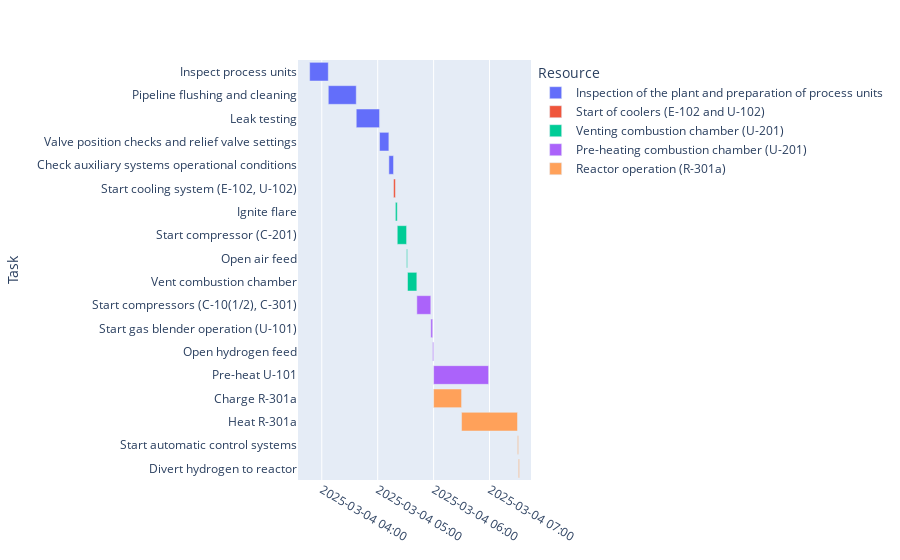

Here is the notebook cell this chart was saved with:
### Code cell
df_a = pd.DataFrame([
    # ----------------------- startup -----------------------
    dict(Task="Inspect process units", Start='2025-03-04 04:00', Finish='2025-03-04 04:20', Resource="Inspection of the plant and preparation of process units"),
    dict(Task="Pipeline flushing and cleaning", Start='2025-03-04 04:20', Finish='2025-03-04 04:50', Resource="Inspection of the plant and preparation of process units"),
    dict(Task="Leak testing", Start='2025-03-04 04:50', Finish='2025-03-04 05:15', Resource="Inspection of the plant and preparation of process units"),
    dict(Task="Valve position checks and relief valve settings", Start='2025-03-04 05:15', Finish='2025-03-04 05:25', Resource="Inspection of the plant and preparation of process units"),
    dict(Task="Check auxiliary systems operational conditions", Start='2025-03-04 05:25', Finish='2025-03-04 05:30', Resource="Inspection of the plant and preparation of process units"),

    dict(Task="Start cooling system (E-102, U-102)", Start='2025-03-04 05:30', Finish='2025-03-04 05:32', Resource="Start of coolers (E-102 and U-102)"),

    dict(Task="Ignite flare", Start='2025-03-04 05:32', Finish='2025-03-04 05:34', Resource="Venting combustion chamber (U-201)"),
    dict(Task="Start compressor (C-201)", Start='2025-03-04 05:34', Finish='2025-03-04 05:44', Resource="Venting combustion chamber (U-201)"),
    dict(Task="Open air feed", Start='2025-03-04 05:44', Finish='2025-03-04 05:45', Resource="Venting combustion chamber (U-201)"),
    dict(Task="Vent combustion chamber", Start='2025-03-04 05:45', Finish='2025-03-04 05:55', Resource="Venting combustion chamber (U-201)"),

    dict(Task="Start compressors (C-10(1/2), C-301)", Start='2025-03-04 05:55', Finish='2025-03-04 06:10', Resource="Pre-heating combustion chamber (U-201)"),
    dict(Task="Start gas blender operation (U-101)", Start='2025-03-04 06:10', Finish='2025-03-04 06:12', Resource="Pre-heating combustion chamber (U-201)"),
    dict(Task="Open hydrogen feed", Start='2025-03-04 06:12', Finish='2025-03-04 06:13', Resource="Pre-heating combustion chamber (U-201)"),
    dict(Task="Pre-heat U-101", Start='2025-03-04 06:13', Finish='2025-03-04 07:12', Resource="Pre-heating combustion chamber (U-201)"),

    dict(Task="Charge R-301a", Start='2025-03-04 06:13', Finish='2025-03-04 06:43', Resource="Reactor operation (R-301a)"),
    dict(Task="Heat R-301a", Start='2025-03-04 06:43', Finish='2025-03-04 07:43', Resource="Reactor operation (R-301a)"),
    dict(Task="Start automatic control systems", Start='2025-03-04 07:43', Finish='2025-03-04 07:44', Resource="Reactor operation (R-301a)"),
    dict(Task="Divert hydrogen to reactor", Start='2025-03-04 07:44', Finish='2025-03-04 07:45', Resource="Reactor operation (R-301a)"),
])  

df_a["Start"] = pd.to_datetime(df_a["Start"])
df_a["Finish"] = pd.to_datetime(df_a["Finish"])

# Shift times by 13 minutes earlier
df_a["Start"] = df_a["Start"] - pd.Timedelta(minutes=13)
df_a["Finish"] = df_a["Finish"] - pd.Timedelta(minutes=13)

fig = px.timeline(df_a, x_start="Start", x_end="Finish", y="Task", color="Resource")

fig.update_yaxes(autorange="reversed")

fig.update_xaxes(tickformat="%Y-%m-%d %H:%M")

### Figure 1 — Plotly figure (JSON) as saved in the notebook; plotly's stock layout.template omitted (floating-point values rounded to 4 significant figures)
{"data": [{"alignmentgroup": "True", "base": ["2025-03-04T03:47:00", "2025-03-04T04:07:00", "2025-03-04T04:37:00", "2025-03-04T05:02:00", "2025-03-04T05:12:00"], "hovertemplate": "Resource=Inspection of the plant and preparation of process units<br>Start=%{base}<br>Finish=%{x}<br>Task=%{y}<extra></extra>", "legendgroup": "Inspection of the plant and preparation of process units", "marker": {"color": "#636efa", "pattern": {"shape": ""}}, "name": "Inspection of the plant and preparation of process units", "offsetgroup": "Inspection of the plant and preparation of process units", "orientation": "h", "showlegend": true, "textposition": "auto", "type": "bar", "x": [1200000, 1800000, 1500000, 600000, 300000], "xaxis": "x", "y": ["Inspect process units", "Pipeline flushing and cleaning", "Leak testing", "Valve position checks and relief valve settings", "Check auxiliary systems operational conditions"], "yaxis": "y"}, {"alignmentgroup": "True", "base": ["2025-03-04T05:17:00"], "hovertemplate": "Resource=Start of coolers (E-102 and U-102)<br>Start=%{base}<br>Finish=%{x}<br>Task=%{y}<extra></extra>", "legendgroup": "Start of coolers (E-102 and U-102)", "marker": {"color": "#EF553B", "pattern": {"shape": ""}}, "name": "Start of coolers (E-102 and U-102)", "offsetgroup": "Start of coolers (E-102 and U-102)", "orientation": "h", "showlegend": true, "textposition": "auto", "type": "bar", "x": [120000], "xaxis": "x", "y": ["Start cooling system (E-102, U-102)"], "yaxis": "y"}, {"alignmentgroup": "True", "base": ["2025-03-04T05:19:00", "2025-03-04T05:21:00", "2025-03-04T05:31:00", "2025-03-04T05:32:00"], "hovertemplate": "Resource=Venting combustion chamber (U-201)<br>Start=%{base}<br>Finish=%{x}<br>Task=%{y}<extra></extra>", "legendgroup": "Venting combustion chamber (U-201)", "marker": {"color": "#00cc96", "pattern": {"shape": ""}}, "name": "Venting combustion chamber (U-201)", "offsetgroup": "Venting combustion chamber (U-201)", "orientation": "h", "showlegend": true, "textposition": "auto", "type": "bar", "x": [120000, 600000, 60000, 600000], "xaxis": "x", "y": ["Ignite flare", "Start compressor (C-201)", "Open air feed", "Vent combustion chamber"], "yaxis": "y"}, {"alignmentgroup": "True", "base": ["2025-03-04T05:42:00", "2025-03-04T05:57:00", "2025-03-04T05:59:00", "2025-03-04T06:00:00"], "hovertemplate": "Resource=Pre-heating combustion chamber (U-201)<br>Start=%{base}<br>Finish=%{x}<br>Task=%{y}<extra></extra>", "legendgroup": "Pre-heating combustion chamber (U-201)", "marker": {"color": "#ab63fa", "pattern": {"shape": ""}}, "name": "Pre-heating combustion chamber (U-201)", "offsetgroup": "Pre-heating combustion chamber (U-201)", "orientation": "h", "showlegend": true, "textposition": "auto", "type": "bar", "x": [900000, 120000, 60000, 3540000], "xaxis": "x", "y": ["Start compressors (C-10(1/2), C-301)", "Start gas blender operation (U-101)", "Open hydrogen feed", "Pre-heat U-101"], "yaxis": "y"}, {"alignmentgroup": "True", "base": ["2025-03-04T06:00:00", "2025-03-04T06:30:00", "2025-03-04T07:30:00", "2025-03-04T07:31:00"], "hovertemplate": "Resource=Reactor operation (R-301a)<br>Start=%{base}<br>Finish=%{x}<br>Task=%{y}<extra></extra>", "legendgroup": "Reactor operation (R-301a)", "marker": {"color": "#FFA15A", "pattern": {"shape": ""}}, "name": "Reactor operation (R-301a)", "offsetgroup": "Reactor operation (R-301a)", "orientation": "h", "showlegend": true, "textposition": "auto", "type": "bar", "x": [1800000, 3600000, 60000, 60000], "xaxis": "x", "y": ["Charge R-301a", "Heat R-301a", "Start automatic control systems", "Divert hydrogen to reactor"], "yaxis": "y"}], "layout": {"barmode": "overlay", "legend": {"title": {"text": "Resource"}, "tracegroupgap": 0}, "margin": {"t": 60}, "xaxis": {"anchor": "y", "domain": [0, 1], "tickformat": "%Y-%m-%d %H:%M", "type": "date"}, "yaxis": {"anchor": "x", "autorange": "reversed", "domain": [0, 1], "title": {"text": "Task"}}}}
